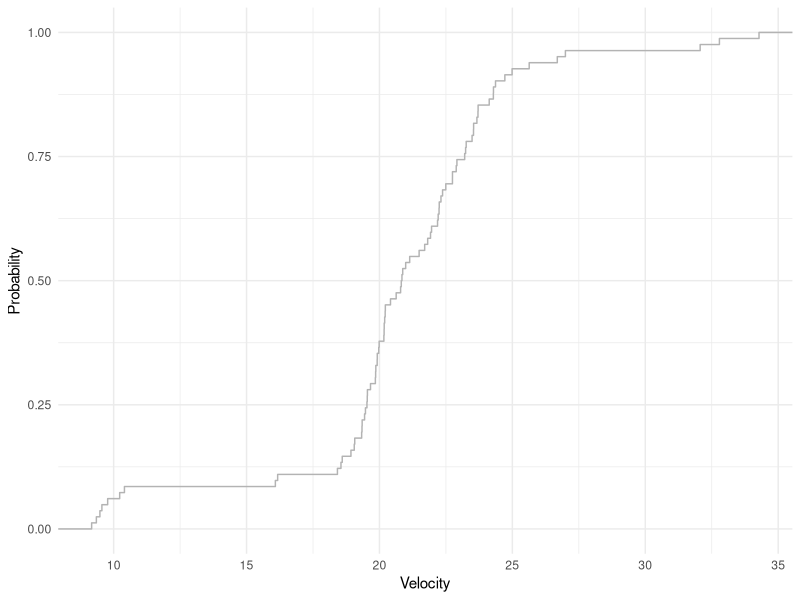
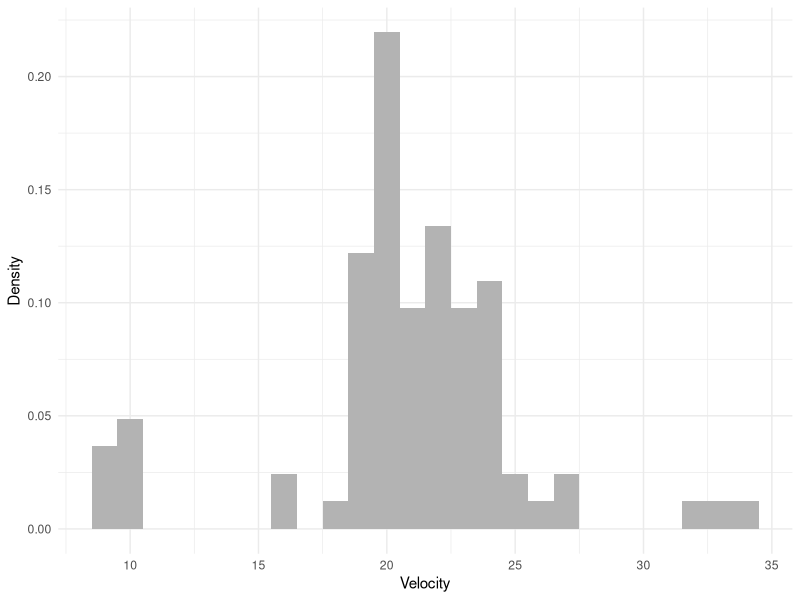
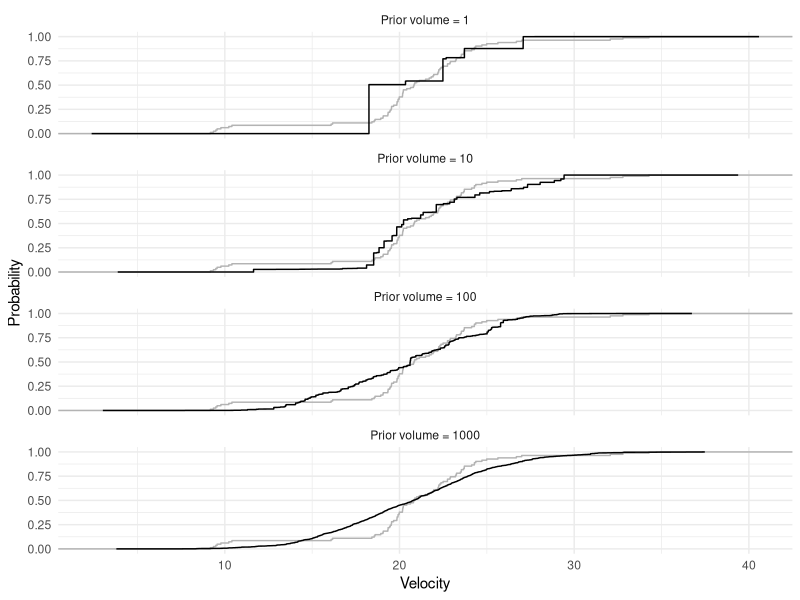
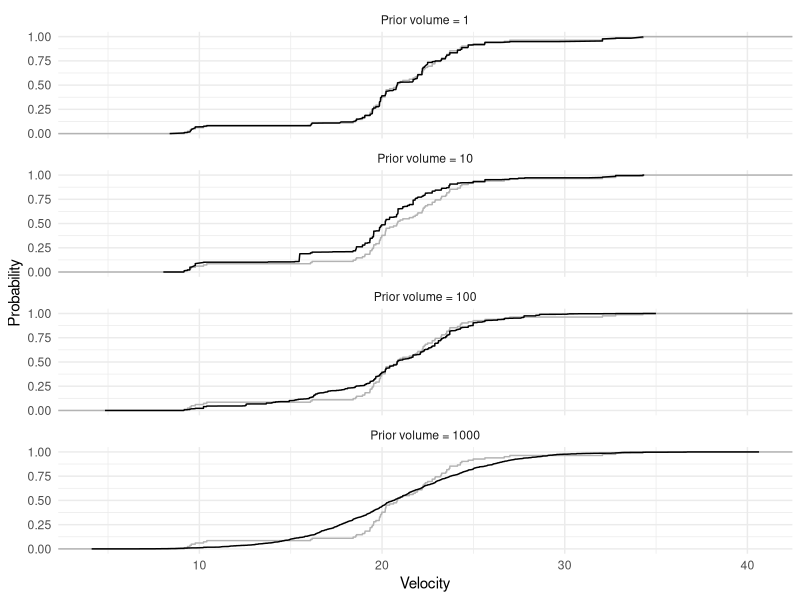
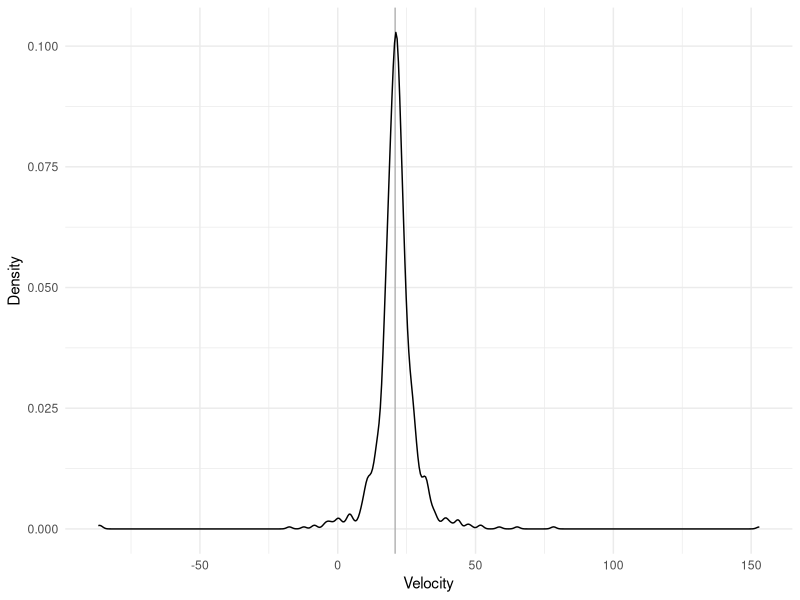
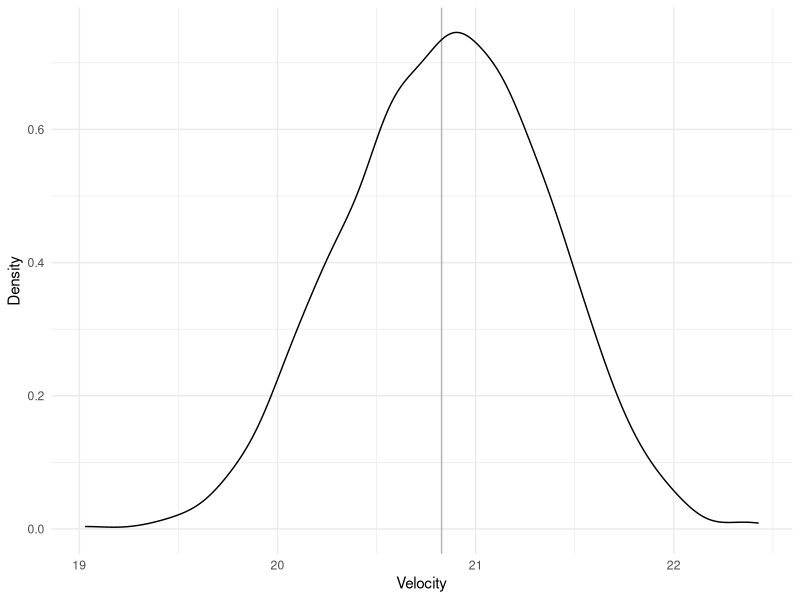
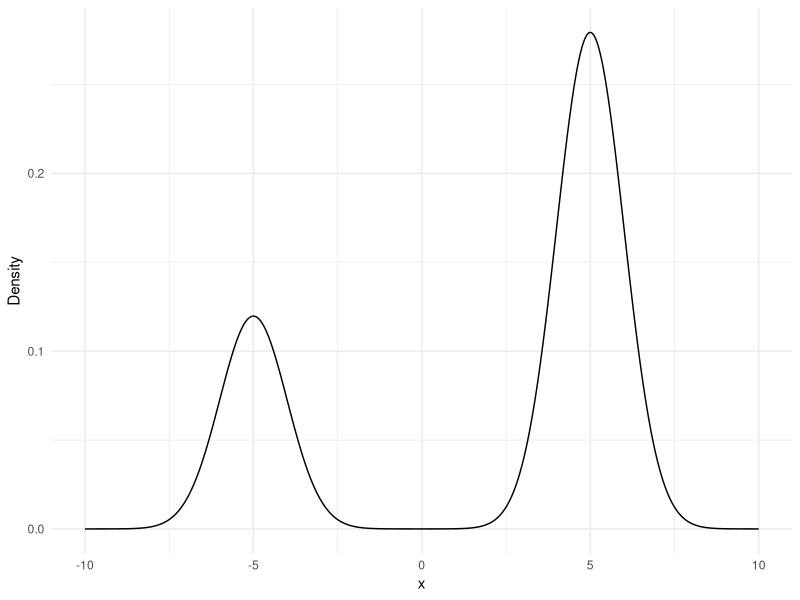
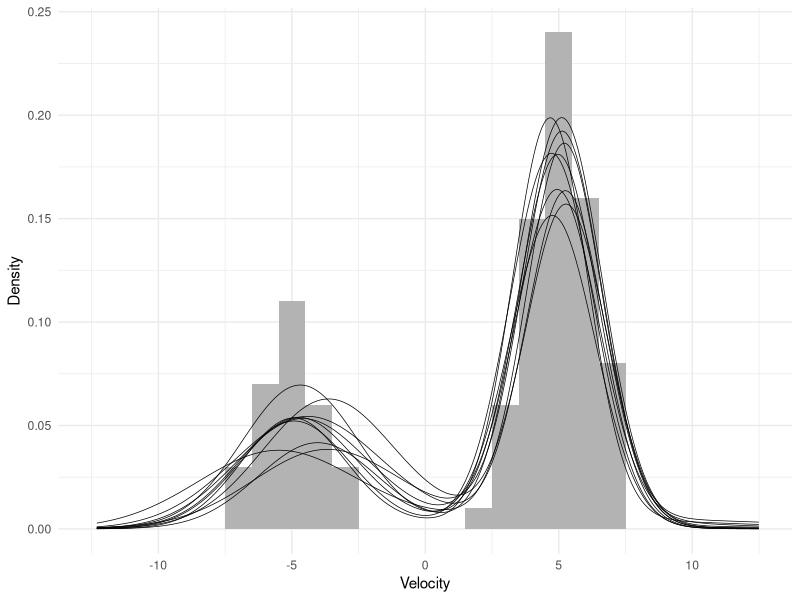

Recreate these plots in R, in order.
## ---- chunk 1
library(MASS)
library(tidyverse)

theme_set(theme_minimal())
## ---- chunk 2
geom_reference <- function(data, type = 'cdf', binwidth = 1) {
  if (type == 'cdf') {
    stat_ecdf(data = data,
              mapping = aes(x),
              color = 'gray70')
  } else if (type == 'pdf') {
    geom_density(data = data,
                 mapping = aes(x),
                 color = 'gray70')
  } else if (type == 'histogram') {
    geom_histogram(data = data,
                   mapping = aes(x, y = ..count.. / sum(..count..)),
                   binwidth = binwidth,
                   fill = 'gray70')
  }
}
## ---- chunk 3
data <- tibble(x = galaxies / 1000)
## ---- chunk 4
ggplot() +
  geom_reference(data) +
  labs(x = 'Velocity', y = 'Probability')
## ---- chunk 5
ggplot() +
  geom_reference(data, type = 'histogram') +
  labs(x = 'Velocity', y = 'Density')
## ---- chunk 6
stick_break <- function(l, alpha, beta) {
  q <- rbeta(l, shape1 = alpha, shape2 = beta)
  q <- c(head(q, -1), 1)
  list(p = q * c(1, cumprod(1 - head(q, -1))), q = q)
}

nu_prior <- function(lambda = 1, mu0 = 0, sigma0 = 1) {
  sample_P0 <- function(l) rnorm(l, mean = mu0, sd = sigma0)
  list(sample_P0 = sample_P0, lambda = lambda)
}

nu_posterior <- function(x, lambda = 1, mu0 = 0, sigma0 = 1) {
  prior <- nu_prior(lambda = lambda, mu0 = mu0, sigma0 = sigma0)
  sample_P0 <- function(l) {
    i <- rbernoulli(l, p = lambda / (lambda + length(x)))
    i * prior$sample_P0(l) + (1 - i) * sample(x, l, replace = TRUE)
  }
  list(sample_P0 = sample_P0, lambda = lambda + length(x))
}

sample_DP <- function(l, nu) {
  x <- nu$sample_P0(l)
  p <- stick_break(l, 1, nu$lambda)$p
  tibble(x = x, p = p)
}

plot_distribution <- function(sample, reference) {
  sample <- sample %>%
    arrange(x) %>%
    mutate(p = cumsum(p))
  ggplot() +
    geom_reference(reference) +
    geom_line(data = sample, mapping = aes(x, p)) +
    labs(x = 'Velocity', y = 'Probability')
}
## ---- chunk 7
set.seed(42)

tibble(lambda = c(1, 10, 100, 1000)) %>%
  mutate(data = map(lambda, ~ sample_DP(l = 10000,
                                        nu = nu_prior(lambda = .x,
                                                      mu0 = mean(data$x),
                                                      sigma0 = sd(data$x))))) %>%
  unnest(data) %>%
  mutate(lambda = str_c('Prior volume = ', lambda)) %>%
  group_by(lambda) %>%
  plot_distribution(data) +
  facet_wrap(vars(lambda), ncol = 1)
## ---- chunk 8
set.seed(42)

tibble(lambda = c(1, 10, 100, 1000)) %>%
  mutate(data = map(lambda, ~ sample_DP(l = 10000,
                                        nu = nu_posterior(data$x,
                                                          lambda = .x,
                                                          mu0 = mean(data$x),
                                                          sigma0 = sd(data$x))))) %>%
  unnest(data) %>%
  mutate(lambda = str_c('Prior volume = ', lambda)) %>%
  group_by(lambda) %>%
  plot_distribution(data) +
  facet_wrap(vars(lambda), ncol = 1)
## ---- chunk 9
sample_P0_prior <- function(l, mu0 = 0, n0 = 1, alpha0 = n0 / 2, beta0 = n0 / 2) {
  tau <- rgamma(l, alpha0, beta0)
  mu <- rnorm(l, mu0, 1 / sqrt(n0 * tau))
  tibble(mu = mu, tau = tau)
}

sample_P0_posterior <- function(l, x, mu0 = 0, n0 = 1, alpha0 = n0 / 2, beta0 = n0 / 2) {
  n1 <- length(x)
  if (n1 == 0) {
    mu1 <- 0
    s1 <- 0
  } else {
    mu1 <- mean(x)
    s1 <- sum((x - mu1)^2) / n1
  }
  sample_P0_prior(
    l = l,
    mu0 = n0 * mu0 / (n0 + n1) + n1 * mu1 / (n0 + n1),
    n0 = n0 + n1,
    alpha0 = alpha0 + n1 / 2,
    beta0 = beta0 + 0.5 * (n0 * n1 * (mu1 - mu0)^2 / (n0 + n1) + n1 * s1)
  )
}

sample_Plambda_prior <- function(l, alpha0 = 2, beta0 = 0.1) {
  rgamma(l, alpha0, beta0)
}

sample_Plambda_posterior <- function(l, q, alpha0 = 2, beta0 = 0.1) {
  sample_Plambda_prior(
    l = l,
    alpha0 = alpha0 + length(q) - 1,
    beta0 = beta0 - sum(log(head(q, -1)))
  )
}

evaluate_Px <- function(x, theta) {
  dnorm(x, theta$mu, 1 / sqrt(theta$tau))
}

evaluate_Pm_ <- function(draw, grid, type = 'cdf') {
  if (type == 'cdf') {
    method <- pnorm
  } else if (type == 'pdf') {
    method <- dnorm
  } else if (type == 'histogram') {
    method <- dnorm
  }
  bind_cols(draw$theta, tibble(p = draw$stick$p)) %>%
    mutate(.component = row_number()) %>%
    select(.component, everything()) %>%
    mutate(data = map2(mu, tau, function(mu, tau) {
                                  tibble(x = grid,
                                         y = method(grid, mean = mu, sd = sqrt(1 / tau)))
                                })) %>%
    unnest(data) %>%
    group_by(x) %>%
    summarize(y = sum(p * y), .groups = 'drop')
}

evaluate_Pm <- function(draws, grid, ...) {
  process <- function(i) {
    evaluate_Pm_(draws[[i]], grid, ...) %>%
      mutate(.draw = i) %>%
      select(.draw, everything())
  }
  sapply(1:length(draws), process, simplify = FALSE) %>%
    bind_rows()
}

count_subjects <- function(m, k) {
  n <- rep(0, m)
  k <- as.data.frame(table(k))
  n[as.numeric(levels(k[ , 1]))[k[ , 1]]] <- k[ , 2]
  n
}

update_k <- function(x, state) {
  m <- length(state$stick$p)
  n <- length(x)
  x <- rep(x, each = m)
  theta <- state$theta %>% slice(rep(1:m, n))
  p <- matrix(evaluate_Px(x, theta), nrow = m, ncol = n)
  p <- sweep(p, 1, state$stick$p, `*`)
  p <- sweep(p, 2, colSums(p), `/`)
  apply(p, 2, function(p) sample(1:m, 1, prob = p))
}

update_stick <- function(x, state) {
  m <- length(state$stick$p)
  n <- count_subjects(m, state$k)
  alpha <- 1 + n
  beta <- state$lambda + sum(n) - cumsum(n)
  stick_break(m, alpha, beta)
}

update_theta <- function(x, state, ...) {
  m <- length(state$stick$p)
  sapply(1:m, function(i) sample_P0_posterior(1, x[state$k == i], ...),
         simplify = FALSE) %>%
    bind_rows()
}

update_lambda <- function(x, state, ...) {
  sample_Plambda_posterior(1, state$stick$q, ...)
}

sample_DPM <- function(x, m, l,
                       mu0_x = mean(x),
                       sigma0_x = sd(x),
                       sigma0_lambda = 10,
                       n0 = 2) {
  theta_prior <- list(
    mu0 = mu0_x,
    n0 = n0,
    alpha0 = n0 / 2,
    beta0 = n0 * sigma0_x^2 / 2
  )
  lambda_prior <- list(
    alpha0 = n0,
    beta0 = sqrt(n0) / sigma0_lambda
  )
  state <- list(
    k = sample(1:m, length(x), replace = TRUE),
    stick = stick_break(m, 1, 1),
    theta = do.call(sample_P0_prior, c(list(m), theta_prior)),
    lambda = 1
  )
  draws <- vector('list', l)
  for(i in 1:l) {
    state$k <- update_k(x, state)
    state$stick <- update_stick(x, state)
    state$theta <- do.call(update_theta, c(list(x, state), theta_prior))
    state$lambda <- do.call(update_lambda, c(list(x, state), lambda_prior))
    draws[[i]] <- state
  }
  draws
}

check_predictive <- function(draws, reference, size = 1000, type = 'cdf', ...) {
  grid <- seq(min(reference$x) - 5, to = max(reference$x) + 5, length.out = size)
  sample <- evaluate_Pm(draws, grid, type = type)
  ggplot() +
    geom_reference(reference, type = type, ...) +
    geom_line(data = sample, mapping = aes(x, y, group = .draw), size = 0.25) +
    labs(x = 'Velocity', y = 'Density')
}

summarize_inference <- function(draws, reference, size = 1000, type = 'cdf', ...) {
  grid <- seq(min(reference$x) - 5, to = max(reference$x) + 5, length.out = size)
  sample <- evaluate_Pm(draws, grid, type = type) %>%
    group_by(x) %>%
    summarize(y_mean = mean(y), .groups = 'drop')
  ggplot() +
    geom_reference(reference, type = type, ...) +
    geom_line(data = sample, mapping = aes(x, y_mean), size = 0.25) +
    labs(x = 'Velocity', y = 'Density')
}
## ---- chunk 10
set.seed(42)

sample_P0_prior(1000,
                mu0 = mean(data$x),
                n0 = 2,
                beta0 = 2 * sd(data$x)^2 / 2) %>%
  ggplot() +
  geom_vline(xintercept = mean(data$x), color = 'gray70') +
  geom_density(aes(mu)) +
  labs(x = 'Velocity', y = 'Density')
## ---- chunk 11
set.seed(42)

sample_P0_posterior(1000, data$x,
                    mu0 = mean(data$x),
                    n0 = 2,
                    beta0 = 2 * sd(data$x)^2 / 2) %>%
  ggplot() +
  geom_vline(xintercept = mean(data$x), color = 'gray70') +
  geom_density(aes(mu)) +
  labs(x = 'Velocity', y = 'Density')
## ---- chunk 12
data0 <- tibble(i = rbinom(100, 1, 0.3)) %>%
  mutate(x = i * rnorm(n(), -5, 1) + (1 - i) * rnorm(n(), 5, 1))

evaluate_Pm_(list(stick = list(p = c(0.3, 0.7)),
                  theta = tibble(mu = c(-5, 5), tau = c(1, 1))),
             seq(-10, to = 10, length.out = 1000),
             type = 'pdf') %>%
  ggplot(aes(x, y)) +
  geom_line() +
  labs(y = 'Density')
## ---- chunk 13
set.seed(42)

draws <- sample_DPM(data0$x, 25, 1000)
check_predictive(sample(tail(draws, length(draws) / 2), 10), data0,
                 type = 'histogram')
## ---- chunk 14
set.seed(42)

draws <- sample_DPM(data$x, 25, 1000)
check_predictive(sample(tail(draws, length(draws) / 2), 10), data,
                 type = 'histogram')
## ---- chunk 15
tibble(value = sapply(draws, function(draw) length(unique(draw$k)))) %>%
  mutate(draw = row_number()) %>%
  ggplot(aes(draw, value)) +
  geom_line(size = 0.1) +
  labs(x = 'Iteration', y = 'Position')
## ---- chunk 16
summarize_inference(tail(draws, length(draws) / 2), data,
                    type = 'histogram')
